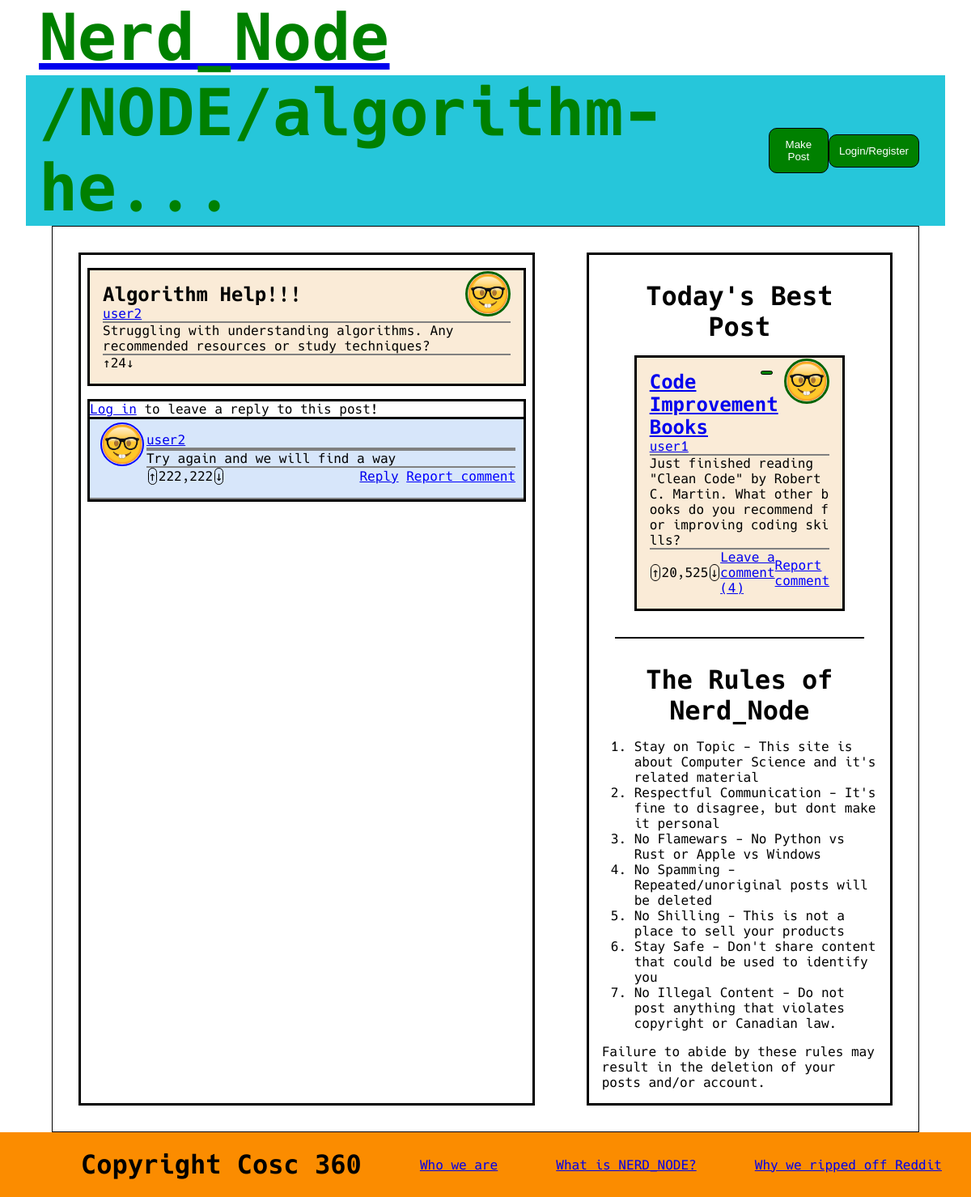
The app's page /node/index.php?title=algorithm-help with its own data.
### tables this page shows
CREATE TABLE post (
	id int AUTO_INCREMENT,
	title varchar(255),
    poster int,
    content TEXT(65535),
    likes int,
    reported boolean,
    sku varchar(255),
    PRIMARY KEY (id),
    FOREIGN KEY (poster) REFERENCES siteUser(id) ON DELETE CASCADE
);

CREATE TABLE siteUser (
	id int AUTO_INCREMENT,
	username varchar(255) UNIQUE,
	password varchar(255),
    email varchar(255) UNIQUE,
    profilePicture varchar(255),
    isAdmin boolean,
    isDisabled boolean,
    PRIMARY KEY (id)
);

CREATE TABLE comment (
	id int AUTO_INCREMENT,
    poster int,
	originalPost int,
    parentComment int,
    likes int,
    reported boolean,
    content TEXT(65535),
    PRIMARY KEY (id),
    FOREIGN KEY (poster) REFERENCES siteUser(id) ON DELETE CASCADE,
    FOREIGN KEY (originalPost) REFERENCES post(id) ON DELETE CASCADE,
    FOREIGN KEY (parentComment) REFERENCES comment(id) ON DELETE CASCADE
);

### src/node/loadPost.php (called while the page is built, shortened)
<?php
$host = DBHOST;
$database = DBNAME;
$user = DBUSER;
$pass = DBPASS;
$connection = mysqli_connect($host, $user,$pass, $database, "3306");
$getPost = $connection->prepare("SELECT post.id, post.title, siteUser.username, siteUser.profilePicture, post.sku, post.content, post.likes FROM (post JOIN siteUser ON post.poster = siteUser.id) WHERE post.sku = ?");
$getPost->bind_param("s", $sku);
$getPost->execute();
$result = $getPost->get_result();
$post= [];
while($row = mysqli_fetch_assoc($result)) {
    $post = ['id' => $row['id'],
             'title' => $row['title'],
             'author' => $row['username'],
             'pfp' => $row['profilePicture'],
             'sku' => $row['sku'],
             'content' => $row['content'],
             'likes' => number_format($row['likes'])
    ];
}
$getComments = $connection->prepare("SELECT comment.id AS id, comment.parentComment AS parentId, siteUser.username as username, siteUser.profilePicture AS profilePicture, comment.content AS content, parentComment.content AS parentContent, comment.likes
FROM comment
LEFT JOIN post ON comment.originalPost = post.id
LEFT JOIN siteUser ON post.poster = siteUser.id
LEFT JOIN comment AS parentComment ON comment.parentComment = parentComment.id
WHERE comment.originalPost = ?");
$getComments->bind_param("s", $post['id']);
$getComments->execute();
$result = $getComments->get_result();
$comments = array();
?>

### src/components/getBestPost.php (called while the page is built, shortened)
<?php
$host = DBHOST;
$database = DBNAME;
$user = DBUSER;
$pass = DBPASS;
$connection = mysqli_connect($host, $user,$pass, $database, "3306");
$sql = "SELECT post.title, post.id, siteUser.username, siteUser.profilePicture, post.sku, post.content,
               post.likes, COUNT(comment.id) AS comments
        FROM (post JOIN siteUser ON post.poster = siteUser.id)
             LEFT JOIN comment ON comment.originalPost = post.id
        GROUP BY post.id
        ORDER BY likes DESC
        LIMIT 1";
if($result = mysqli_query($connection, $sql)) {
    while($row = mysqli_fetch_assoc($result)) {
        $bestPost = [
            'title' => $row['title'],
            'id' => $row['id'],
            'author' => $row['username'],
            'pfp' => $row['profilePicture'],
            'sku' => $row['sku'],
            'content' => $row['content'],
            'likes' => number_format($row['likes']),
            'commentCount' => $row['comments']
        ];
    }
}
?>

### src/node/index.php (the view, shortened to what this page needs)
<?php
$sku = $_GET['title'];
include_once "loadPost.php";
include_once "renderComments.php";
include_once "../renderProfilePicture.php";
?>
<!DOCTYPE html>
<html lang="en">
    <head>
	    <link rel="stylesheet" href="../public/css/reset.css">
	    <link rel="stylesheet" href="../public/css/home.css">
        <link rel="stylesheet" href="../public/css/node.css">
        <link rel="stylesheet" href="../public/font/hack.css">
    </head>
    <body>
	    <header>
            <?php
            $u =strlen($post["sku"]) >12 ? trim(substr($post["sku"], 0, 12)).'...' : $post["sku"];
            $url = "/NODE/$u";
            include "../components/headerBar.php";
            ?>
        </header>
        <main>
            <div class="center">
                <div class="post">
                    <?php renderProfilePicture($post['author'], $post['pfp']); ?>
                    <h3>
                        <?php echo $post["title"];?>
                    </h3>
                    <p>
                        <?php
                        echo "<a href='".SITEROOT."nerd?username=".$post["author"]."'>".$post["author"]."</a>";
                        ?>
                    </p>
                    <p>
                        <?php echo $post["content"]; ?>
                    </p>
                    <div class="interactionBar">
                        <div> &uarr; </div>
                        <div> <?php echo $post["likes"]; ?> </div>
                        <div> &darr; </div>
                    </div>
                </div>
                <div id="comments">
                    <div id="reply">
                        <?php
                        if(isset($_SESSION["sessionId"])) {
                            include "../components/commentForm.php";
                        } else {
                            echo "<p> <a href='".SITEROOT."login'>Log in</a> to leave a reply to this post!</p>";
                        }
                        ?>
                    </div>
                    <?php
                    if($comments) {
                        foreach($comments as $comment) {
                            renderComment($comment, $sku, isset($_SESSION["isAdmin"]));
                        }
                    } else {
                        echo "<div class=\"comment center\"><p>Be the first to comment!</p></div>";
                    }
                    ?>
                </div>
            </div>
            <?php include "../components/sidebar.php" ?>
	    </main>
        <?php include "../components/footer.php"; ?>
    </body>
</html>

### src/components/headerBar.php (shortened to what this page needs)
<!DOCTYPE html>
<html lang="en">
  <div>
    <a href="<?php echo SITEROOT; ?>">
        <h1>
            Nerd_Node
        </h1>
    </a>
    </div>
    <div class="navbar">
        <h1 id = "pageTitle">
            <?php echo $url ?? '/HOME'; ?>
        </h1>
        <div class="spacer">
        </div>
        <div class="buttonBox">
            <button id="newPost" onclick='location.href = "<?php echo SITEROOT; ?>makePost";'>Make Post</button>
            <?php
            if(isset($_SESSION["sessionId"]) ) {
                echo "<button id='home' onclick='location.href = \"".SITEROOT."nerd?username=".$_SESSION["sessionUsername"]."\";' >".
                     $_SESSION["sessionUsername"]
                    ."</button>";
                if(isset($_SESSION["isAdmin"])) {
                    echo "<button id='home' onclick='location.href = \"".SITEROOT."\admin\"'> View Reports </button>";
                }
                echo "<button id='logout' onclick='location.href = \"".SITEROOT."logout.php\";' >
                      Log out
                  </button>";
            } else {
                echo "<button id='login' onclick='location.href = \"".SITEROOT."login\";' >
                      Login/Register
                  </button>";
            }
            ?>
        </div>
    </div>
</html>

### src/renderProfilePicture.php
<?php
function renderProfilePicture($username, $picture) {
    echo "<img class='pfp' src='".SITEROOT."public/images/profiles/$picture' alt='$username\'s profile picture' width='50' height='50'>";
}
?>

### src/node/renderComments.php (shortened to what this page needs)
<?php
include_once "renderProfilePicture.php";
function renderComment($comment, $op, $isAdmin) {
    $username = $comment['author'];
    echo "<div class=\"comment\">";
    echo "<p>
            <a href='".SITEROOT."nerd?username=".$username."'>".$username."</a>";
    echo "</p>";
    echo"<p>
    </p>
    <p>".$comment['content']."
    </p>
    <div class='interactionBar'>
        <div class='arrow' onclick='upvote(".$comment['id'].", 5)'> &uarr; </div>
    <div id=\"comment-".$comment['id']."\">".$comment['likes']." </div>
        <div class='arrow' onclick='downvote(".$comment['id'].", 2)'> &darr; </div>
    <div class='spacer'> </div>
    <div>
    <a href='".SITEROOT."node?title=".$op."&reply-to=".$comment['id']."' > Reply </a>
    </div>
&ensp;
    <div>";
    if(!$isAdmin)
        echo "<div class='report' id='rep-".$comment['id']."' onclick='report(".$comment['id'].", 2)'> Report comment</div>";
    echo "</div>
    </div>
    </div>";
}
?>

### src/renderPosts.php (shortened to what this page needs)
<?php
include_once "renderProfilePicture.php";
function renderPost($post, $isAdmin) {
    $username = $post['author'];
    $commentText = $post['commentCount'] ? "Leave a comment (".$post['commentCount'].")" : "Be the first to comment";
    $tags = isset($post['tags']) ? implode(', ', $post['tags']) : '';
    echo "<div class=\"post\">";
    echo "<a href='".SITEROOT."?tag=".$tags."' class='tags'>".$tags."</a>";
    echo "<h3>
            <a href='".SITEROOT."node?title=".$post['sku']."'>".$post['title']."</a>
    </h3>
    <p>";
    echo "<a href='".SITEROOT."nerd?username=".$username."'>".$username."</a>
    </p>
    <p>".$post['content']."
    </p>
    <div class='interactionBar'>
        <div class='arrow' onclick='upvote(".$post['id'].", 5)'> &uarr; </div>
        <div id='post-".$post['id']."'>".$post['likes']." </div>
        <div class='arrow' onclick='downvote(".$post['id'].", 2)'> &darr; </div>
        <div>
            <a href='".SITEROOT."node?title=".$post['sku']."'>".$commentText."</a>
        </div>
        <div class='spacer'>
    </div>
    <div>";
    if(!$isAdmin)
        echo "<div class='report' id='rep-".$post['id']."' onclick='report(".$post['id'].", 2)'> Report comment</div>";
    echo"</div>
    </div>
    </div>";
}
?>

### src/public/css/home.css (style rules this page uses)
html { font-family: "Hack"; }
header { padding: 0em 2em; }
header div { padding: 0em 1em; }
.center { flex: 1; }
.center, .sidebar, .post { border: medium solid black; }
.sidebar div { padding:1em; }
.center, .sidebar { margin: 2em 2em; }
main { display: flex; height:auto; min-height:80vh; margin: 0em 4em; }
.post { background-color:antiquewhite; margin:1em 0.5em; padding:1em; }
.post p { border-bottom: 2px solid grey; word-break: break-all; }
.post .interactionBar { display:flex; align-items: center; justify-content: space-evenly; }
.post div { padding: 0em; }
#bestPost .post { max-height: 50%; }
h1 { font-size: 5em; color: green; }
h3 { font-size:1.5em; font-weight:bold; }
.navbar { display:flex; background-color: #26C6DA; }
.spacer { flex:1; }
.buttonBox { width:20%; display: flex; align-items: center; justify-content: space-evenly; }
button { background-color: green; color: white; padding: 0.9em 0.9em 0.9em 0.9em; border-radius: 10px; border: 1px solid black; cursor:pointer; }
main { border: 1px solid black; }
.pfp { border: 3px solid darkgreen; border-radius: 50%; float: right; }
.interactionBar .arrow { border-radius: 10px; margin: 0px 0.1em; border: 1px solid black; cursor:pointer; }
.report { color: blue; text-decoration: underline; cursor:pointer; }
.tags { padding: 0.1em 0.4em; border-radius: 10px; border: 0.1em solid black; color: white; font-weight: bold; margin: 1em 1em; background-color: green; }

### src/public/css/node.css (style rules this page uses)
#comments { border: medium solid black; margin:1em 0.5em; }
.comment { background-color:#d7e6fa; padding:1em 0.6em; border-bottom: 2px solid grey; }
.comment p { border-bottom: 2px solid grey; word-break: break-all; overflow: hidden; }
.comment .interactionBar { display:flex; align-items: center; justify-content: space-evenly; overflow: hidden; }
.comment div { padding: 0em; overflow: hidden; }
#comments .pfp { border: 2px solid blue; margin: 0.2em; border-radius: 50%; float: left; }
#reply { border-bottom: medium solid black; }

### src/renderPosts.php (style rules this page uses)
.post { position: relative; }
.tags { position: absolute; top: 0; right: 70px; }
.pfp { position: relative; width: 50px; bottom: 15px; }

### records on screen
post: sku "/NODE/algorithm-he...", poster.profilePicture (placeholder picture), title "Algorithm Help!!!", poster.username "user2", content "Struggling with understanding algorithms. Any recommended resources or study techniques?", likes "24"
comment: siteuser.profilePicture (placeholder picture), siteuser.username "user2", content "Try again and we will find a way", likes "222,222"
post: poster.profilePicture (placeholder picture), title "Code Improvement Books", poster.username "user1", content "Just finished reading \"Clean Code\" by Robert C. Martin. What other books do you recommend for improving coding skills?"

### other values on screen
$post['likes'] "20,525"
$commentText "Leave a comment (4)"
